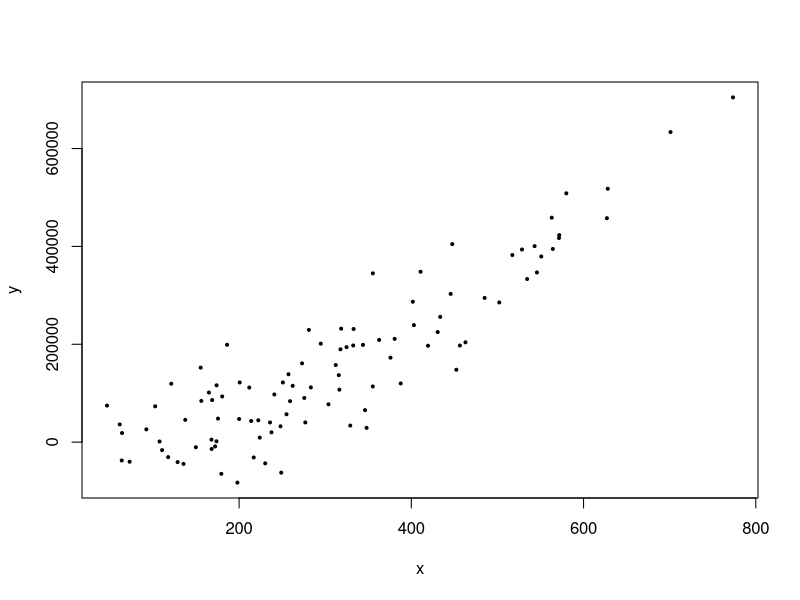
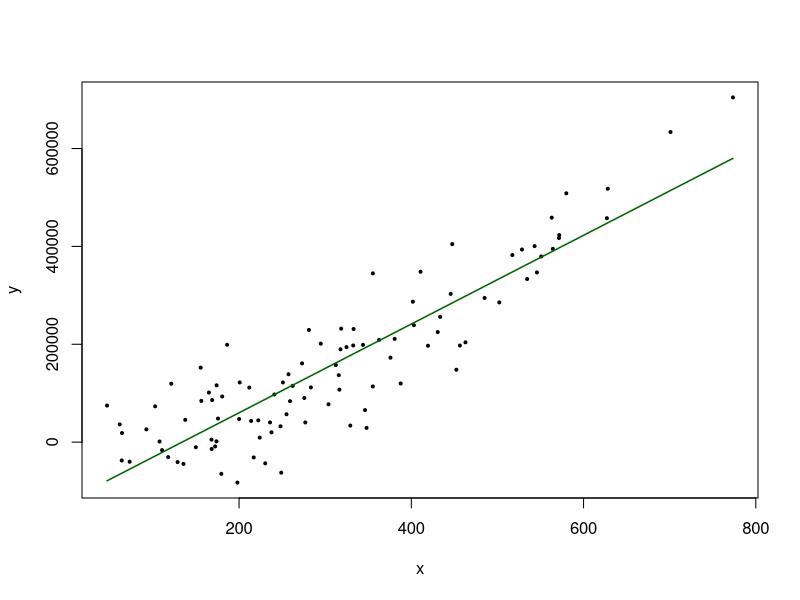
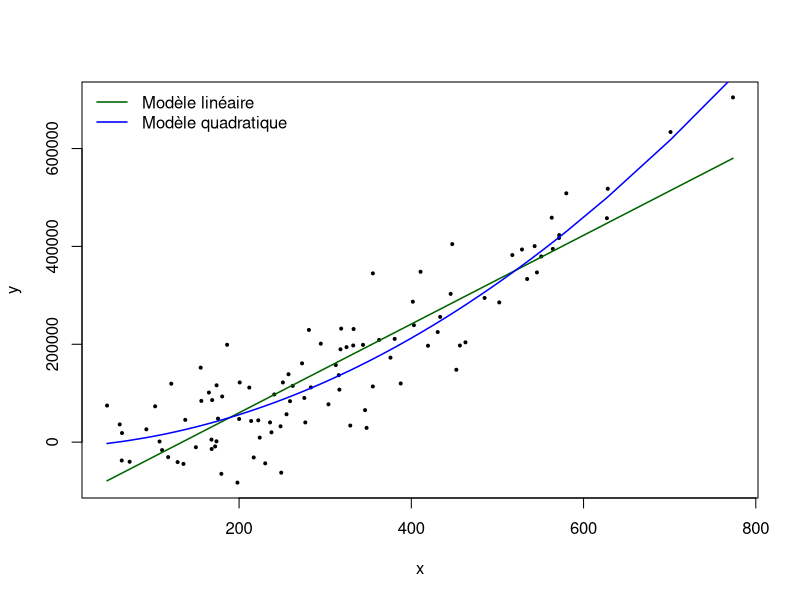
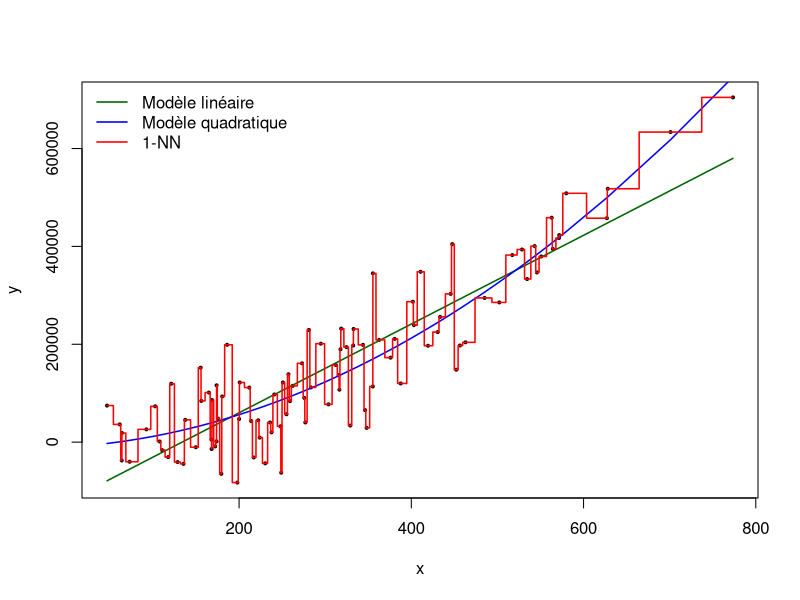
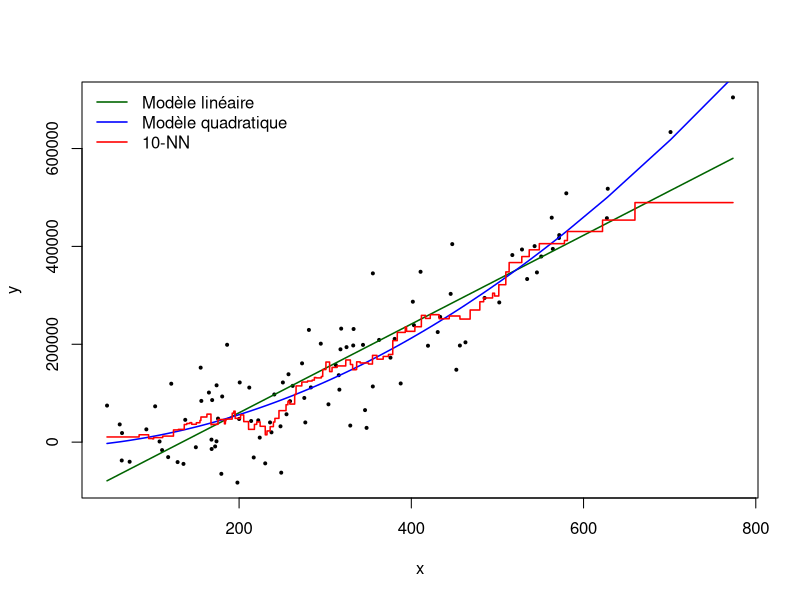

Source code (R) for these figures, in order:
## ---- chunk 1
knitr::opts_chunk$set(echo = T)

def.chunk.hook <- knitr::knit_hooks$get("chunk")
  knitr::knit_hooks$set(chunk = function(x, options) {
    x <- def.chunk.hook(x, options)
    ifelse(options$size != "normalsize", paste0("\n \\", options$size,"\n\n", x, "\n\n \\normalsize"), x)
  }
)
## ---- chunk 2
library(here)
library(tidyverse)
library(magrittr)
library(FNN) 
options(scipen = 999) 
## ---- chunk 3
d <- read_csv(here("0_data", "dataEXO1.csv"))
## ---- chunk 4
glimpse(d)
## ---- chunk 5
plot(d$X, d$Y, xlab = "x", ylab = "y", cex = 0.6, pch = 20)
## ---- chunk 6
lin_fit <- lm(Y ~ X, data = d)
summary(lin_fit)
## ---- chunk 7
plot(d$X, d$Y, xlab = "x", ylab = "y", cex = 0.6, pch = 20)
lines(d$X, lin_fit$fitted.values, col = "darkgreen", lw = 1.5)
## ---- chunk 8
mean((d$Y - lin_fit$fitted.values) ^ 2)
## ---- chunk 9
d %<>% mutate(X_2 = X ^ 2) 
## ---- chunk 10
quad_fit <- lm(Y ~ X + X_2, data = d)
summary(quad_fit)
## ---- chunk 11
plot(d$X, d$Y, xlab = "x", ylab = "y", cex = 0.6, pch = 20)
lines(d$X, lin_fit$fitted.values, col = "darkgreen", lw = 1.5)
lines(d$X, quad_fit$fitted.values, col = "blue", lw = 1.5)
legend(
  "topleft", 
  legend = c("Modèle linéaire", "Modèle quadratique"), 
  col = c("darkgreen", "blue"), 
  lwd = 1.5,
  bty = "n"
)
## ---- chunk 12
mean((d$Y - quad_fit$fitted.values) ^ 2) 
## ---- chunk 13
knn_fits <- map(
  1:20, 
  ~ knn.reg(train = enframe(d$X, name = NULL), test = enframe(d$X, name = NULL), y = d$Y, k = .x)
)
## ---- chunk 14
knn_pred <- map(knn_fits, ~ .x$pred)
## ---- chunk 15
(knn_mse <- map_dbl(knn_pred, ~ mean((.x - d$Y) ^ 2))) 
## ---- chunk 16
(opt_k <- which.min(knn_mse)) 
## ---- chunk 17
knn_mse[which.min(knn_mse)]
## ---- chunk 18
x_grid <- tibble(X = (seq(min(d$X), max(d$X), length.out = 10000)))
knn_fit <- knn.reg(train = d["X"], test = x_grid, y = d$Y, k = opt_k)

plot(d$X, d$Y, xlab = "x", ylab = "y", cex = 0.6, pch = 20)
lines(d$X, lin_fit$fitted.values, col = "darkgreen", lw = 1.5)
lines(d$X, quad_fit$fitted.values, col = "blue", lw = 1.5)
lines(x_grid$X, knn_fit$pred, col = "red", lw = 1.5)
legend(
  "topleft", 
  legend = c("Modèle linéaire", "Modèle quadratique", "1-NN"), 
  col = c("darkgreen", "blue", "red"), 
  lwd = 1.5,
  bty = "n"
)
## ---- chunk 19
loocv_mse_knn <- function(x_train_vec, y_train_vec, k) {
  n <- length(x_train_vec)
  
  preds <- map_dbl(
    1:n, 
    ~ knn.reg(train = x_train_vec[-.x], test = x_train_vec[.x], y = y_train_vec[-.x], k = k)$pred
  ) 
  
  mse <- mean((preds - y_train_vec) ^ 2)
  return(mse)
}
## ---- chunk 20
(knn_loocv_mse <- map_dbl(1:20, ~ loocv_mse_knn(d$X, d$Y, k = .x)))
## ---- chunk 21
(opt_k_loocv <- which.min(knn_loocv_mse))
## ---- chunk 22
knn_fit <- knn.reg(train = d["X"], test = x_grid, y = d$Y, k = opt_k_loocv)

plot(d$X, d$Y, xlab = "x", ylab = "y", cex = 0.6, pch = 20)
lines(d$X, lin_fit$fitted.values, col = "darkgreen", lw = 1.5)
lines(d$X, quad_fit$fitted.values, col = "blue", lw = 1.5)
lines(x_grid$X, knn_fit$pred, col = "red", lw = 1.5)
legend(
  "topleft", 
  legend = c("Modèle linéaire", "Modèle quadratique", "10-NN"), 
  col = c("darkgreen", "blue", "red"), 
  lwd = 1.5,
  bty = "n"
)
## ---- chunk 23
knn_loocv_mse[which.min(knn_loocv_mse)]
## ---- chunk 24
x0 <- 333.2522
y0 <- 99508.44
newdata <- tibble(X = x0, X_2 = x0 ^ 2)
## ---- chunk 25
(y_hat_lin_fit <- predict(lin_fit, type = "response", newdata = newdata) %>% as.numeric()) # Prédiction
(y_hat_lin_fit - y0) ^ 2 # Erreur quadratique de prédiction
## ---- chunk 26
(y_hat_quad_fit <- predict(quad_fit, type = "response", newdata = newdata) %>% as.numeric()) # Prédiction
(y_hat_quad_fit - y0) ^ 2 # Erreur quadratique de prédiction

## ---- chunk 27
y_hat_1_nn <- knn.reg(train = d$X, test = x0, y = d$Y, k = 1)$pred # Prédiction
(y_hat_1_nn - y0) ^ 2 # Erreur quadratique de prédiction
## ---- chunk 28
y_hat_10_nn <- knn.reg(train = d$X, test = x0, y = d$Y, k = 10)$pred # Prédiction
(y_hat_10_nn - y0) ^ 2 # Erreur quadratique de prédiction
